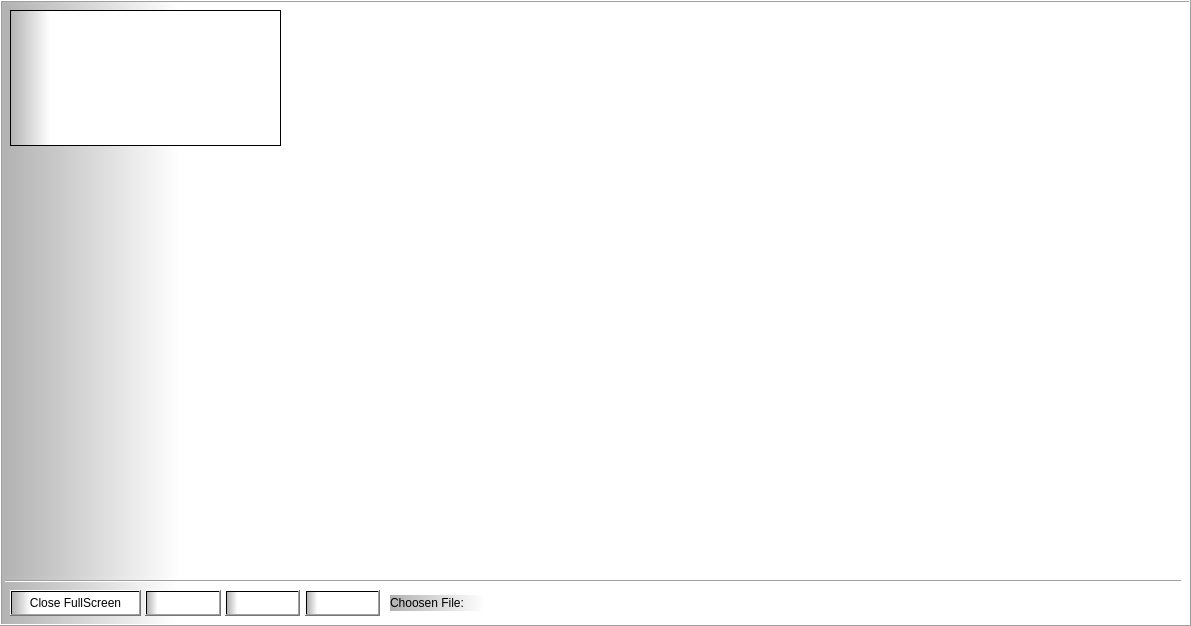
   <widget class="QFrame" name="frame_7">
    <property name="geometry">
     <rect>
      <x>-15</x>
      <y>700</y>
      <width>1191</width>
      <height>626</height>
     </rect>
    </property>
    <property name="styleSheet">
     <string notr="true">background-color: qlineargradient(spread:pad, x1:0, y1:0, x2:1, y2:0, stop:0 rgba(178, 178, 178, 255), stop:0.147727 rgba(255, 255, 255, 255));</string>
    </property>
    <property name="frameShape">
     <enum>QFrame::Box</enum>
    </property>
    <property name="frameShadow">
     <enum>QFrame::Raised</enum>
    </property>
    <widget class="QLabel" name="label_12">
     <property name="geometry">
      <rect>
       <x>5</x>
       <y>5</y>
       <width>1181</width>
       <height>571</height>
      </rect>
     </property>
     <property name="text">
      <string/>
     </property>
     <property name="scaledContents">
      <bool>true</bool>
     </property>
    </widget>
    <widget class="QPushButton" name="pushButton_48">
     <property name="geometry">
      <rect>
       <x>10</x>
       <y>590</y>
       <width>131</width>
       <height>26</height>
      </rect>
     </property>
     <property name="text">
      <string>Close FullScreen</string>
     </property>
    </widget>
    <widget class="QPushButton" name="pushButton_54">
     <property name="geometry">
      <rect>
       <x>225</x>
       <y>590</y>
       <width>75</width>
       <height>26</height>
      </rect>
     </property>
     <property name="text">
      <string/>
     </property>
     <property name="icon">
      <iconset>
       <normaloff>elements/icons/textnote.png</normaloff>elements/icons/textnote.png</iconset>
     </property>
     <property name="iconSize">
      <size>
       <width>18</width>
       <height>18</height>
      </size>
     </property>
    </widget>
    <widget class="Line" name="line_4">
     <property name="geometry">
      <rect>
       <x>5</x>
       <y>580</y>
       <width>1176</width>
       <height>2</height>
      </rect>
     </property>
     <property name="orientation">
      <enum>Qt::Horizontal</enum>
     </property>
    </widget>
    <widget class="QLabel" name="label_13">
     <property name="geometry">
      <rect>
       <x>390</x>
       <y>595</y>
       <width>636</width>
       <height>16</height>
      </rect>
     </property>
     <property name="text">
      <string>Choosen File:</string>
     </property>
    </widget>
    <widget class="QPushButton" name="pushButton_56">
     <property name="geometry">
      <rect>
       <x>145</x>
       <y>590</y>
       <width>76</width>
       <height>26</height>
      </rect>
     </property>
     <property name="text">
      <string/>
     </property>
     <property name="icon">
      <iconset>
       <normaloff>../../Downloads/backspace_FILL0_wght400_GRAD0_opsz48.png</normaloff>../../Downloads/backspace_FILL0_wght400_GRAD0_opsz48.png</iconset>
     </property>
     <property name="iconSize">
      <size>
       <width>20</width>
       <height>20</height>
      </size>
     </property>
    </widget>
    <widget class="QListWidget" name="listWidget_3">
     <property name="geometry">
      <rect>
       <x>10</x>
       <y>10</y>
       <width>271</width>
       <height>136</height>
      </rect>
     </property>
    </widget>
    <widget class="QPushButton" name="pushButton_55">
     <property name="geometry">
      <rect>
       <x>305</x>
       <y>590</y>
       <width>75</width>
       <height>26</height>
      </rect>
     </property>
     <property name="text">
      <string/>
     </property>
     <property name="icon">
      <iconset>
       <normaloff>elements/icons/library_plus.png</normaloff>elements/icons/library_plus.png</iconset>
     </property>
     <property name="iconSize">
      <size>
       <width>18</width>
       <height>18</height>
      </size>
     </property>
    </widget>
   </widget>
